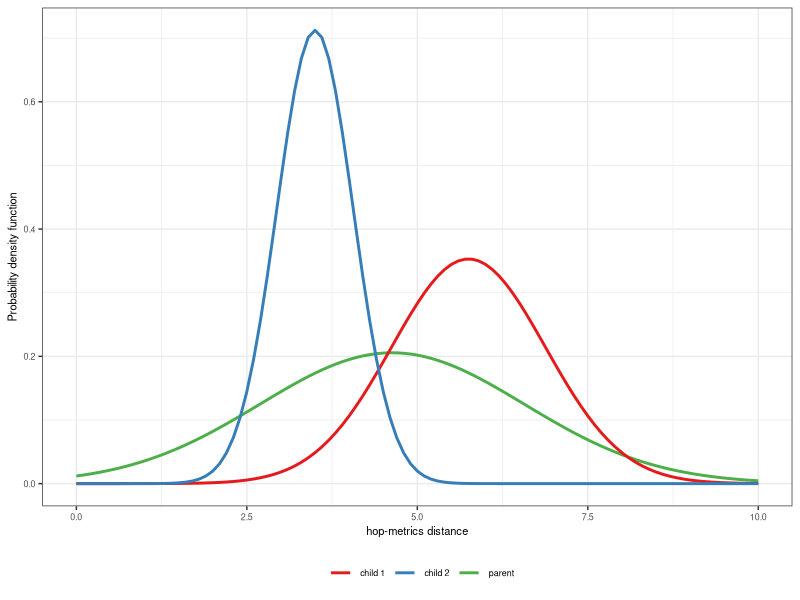
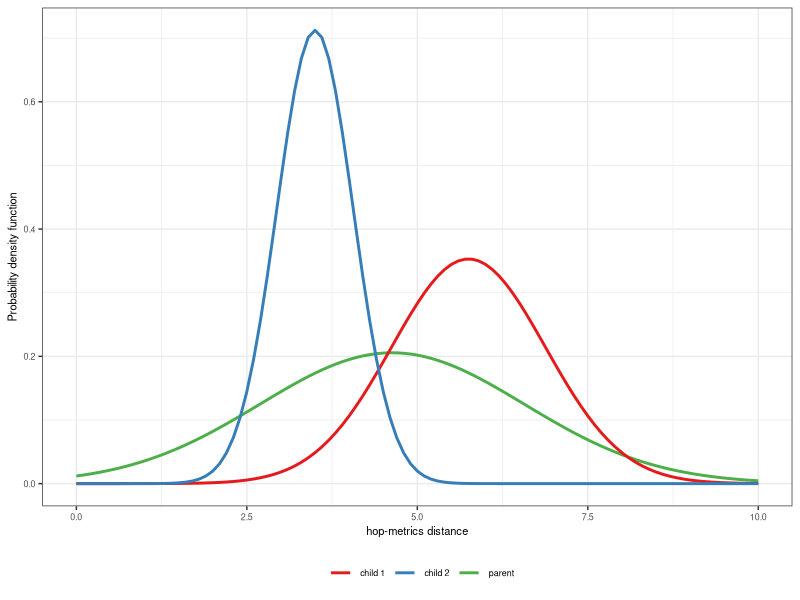

Write the R code that produced these figures, in order.
library('tidyverse')

ggplot(data.frame(x=c(0, 10)), aes(x=x)) +
	stat_function(fun=dnorm, args=list(4.63, 1.94), aes(colour='parent'), size=1) +
	stat_function(fun=dnorm, args=list(5.75, 1.13), aes(colour='child 1'), size=1) +
	stat_function(fun=dnorm, args=list(3.5, 0.56), aes(colour= 'child 2'), size=1) +
	scale_colour_brewer(palette='Set1') +
	scale_x_continuous(name='hop-metrics distance') +
	scale_y_continuous(name='Probability density function') +
	guides(colour=guide_legend(title="")) +
	theme_bw() +
	theme(legend.position="bottom",
		  legend.background=element_blank(),
		  legend.box.background=element_blank(),
	      text=element_text(size=8),
	      panel.background = element_blank(),
     	  plot.background = element_blank())


ggsave(filename='presentation_generalization.pdf', bg='transparent', units='cm', width=9.5, height=6.5)

